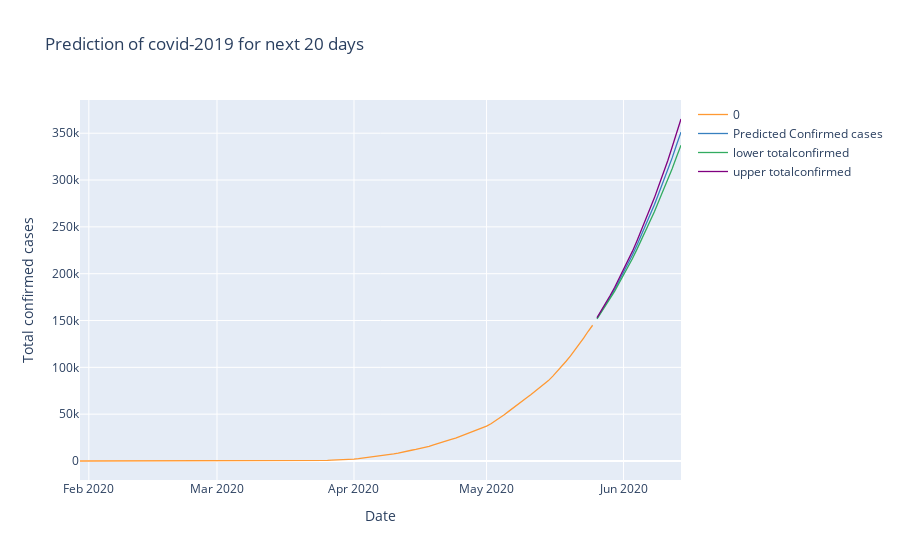

The notebook cell saved with this chart:
### Markdown cell above
## Prediction for next 20 days.

### Code cell
forecast = results.get_forecast(steps=20)

# Get confidence intervals of forecasts
pred_ci = forecast.conf_int()

forecast_df = pd.DataFrame(forecast.predicted_mean,columns=['Predicted Confirmed cases'])

forecast_plot = pd.concat([new_daily['totalconfirmed'],forecast_df,pred_ci])


layout = go.Layout(title = "Prediction of covid-2019 for next 20 days",
     xaxis=dict(title='Date'),
     yaxis=dict(title="Total confirmed cases"))
fig = forecast_plot.iplot(kind = "scatter",  layout = layout)

### Figure 1 — Plotly figure (JSON) as saved in the notebook; plotly's stock layout.template omitted (floating-point values rounded to 4 significant figures; data arrays with more than 128 entries replaced by an {"elided": "..."} marker saying what was removed)
{"data": [{"line": {"color": "rgba(255, 153, 51, 1.0)", "dash": "solid", "shape": "linear", "width": 1.3}, "mode": "lines", "name": "0", "text": "", "type": "scatter", "x": {"elided": "157 str values"}, "y": {"elided": "157 mixed values"}}, {"line": {"color": "rgba(55, 128, 191, 1.0)", "dash": "solid", "shape": "linear", "width": 1.3}, "mode": "lines", "name": "Predicted Confirmed cases", "text": "", "type": "scatter", "x": {"elided": "157 str values"}, "y": {"elided": "157 mixed values"}}, {"line": {"color": "rgba(50, 171, 96, 1.0)", "dash": "solid", "shape": "linear", "width": 1.3}, "mode": "lines", "name": "lower totalconfirmed", "text": "", "type": "scatter", "x": {"elided": "157 str values"}, "y": {"elided": "157 mixed values"}}, {"line": {"color": "rgba(128, 0, 128, 1.0)", "dash": "solid", "shape": "linear", "width": 1.3}, "mode": "lines", "name": "upper totalconfirmed", "text": "", "type": "scatter", "x": {"elided": "157 str values"}, "y": {"elided": "157 mixed values"}}], "layout": {"title": {"text": "Prediction of covid-2019 for next 20 days"}, "xaxis": {"title": {"text": "Date"}}, "yaxis": {"title": {"text": "Total confirmed cases"}}}}
